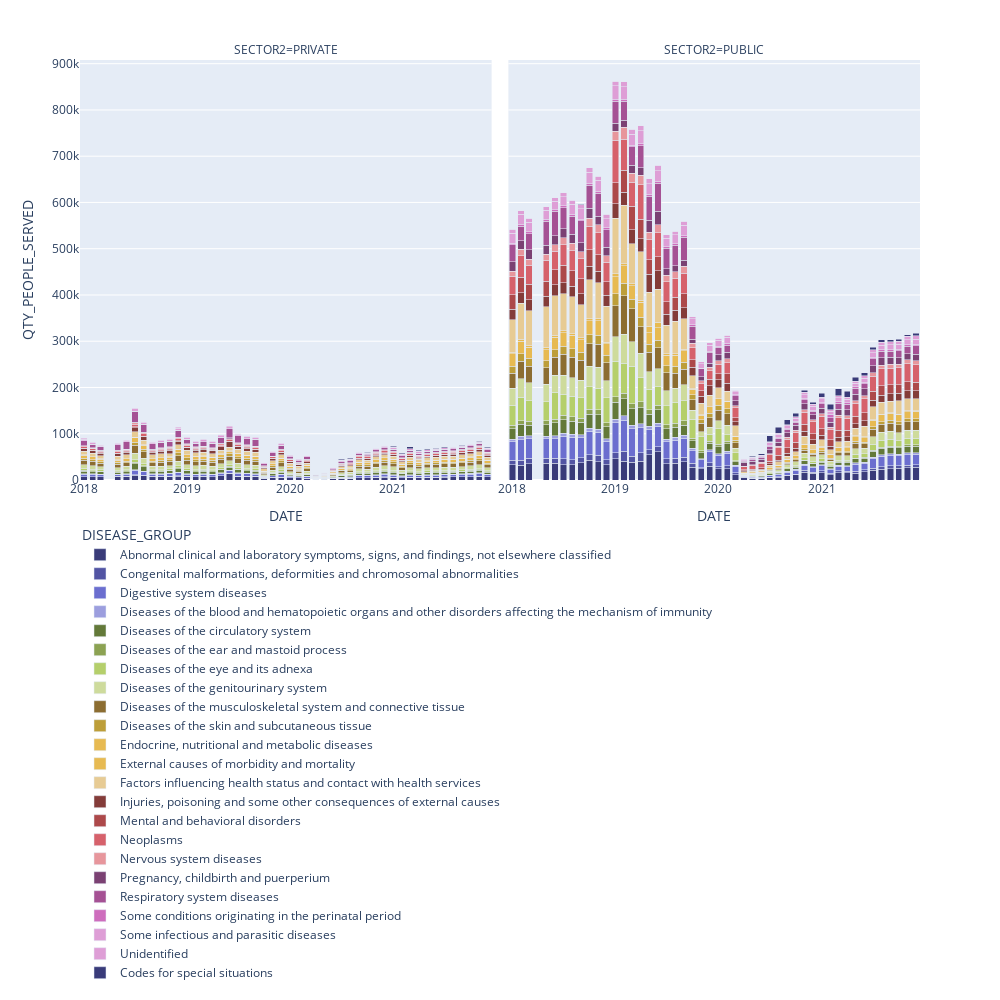

The notebook cell this image was saved under:
### Code cell
fig = px.bar(data_temp, 
             x="DATE", 
             y="QTY_PEOPLE_SERVED", 
             color="DISEASE_GROUP", 
             barmode="stack", 
             facet_col="SECTOR2",
             width=1000, height=1000,
             color_discrete_map = dict_colors
            )
        
#fig.update_layout(legend_traceorder="reversed")

fig.update_layout(legend=dict(yanchor="top",
                              y=-0.1,
                              xanchor="left",
                              x=0
                             ),
                  showlegend=True
                 )

fig.show()
fig.write_html("results/prueba_"+CATEGORIA_STUDIO+".html")
